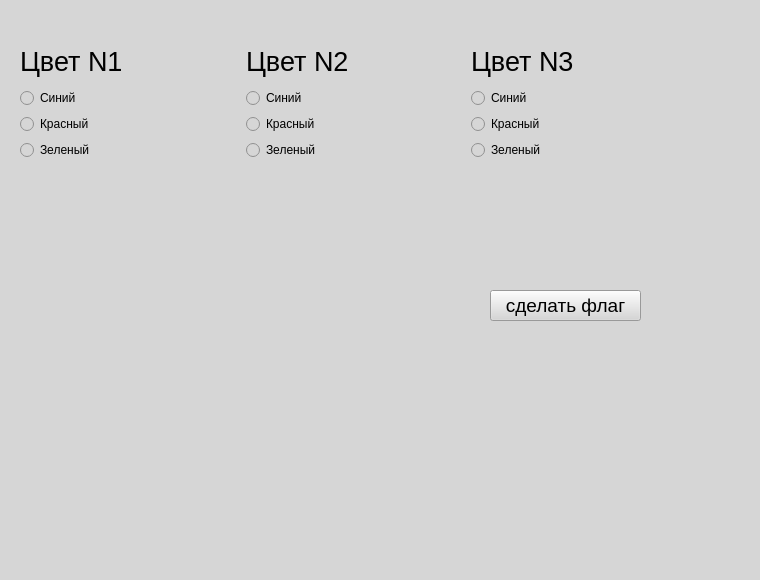
<?xml version="1.0" encoding="UTF-8"?>
<ui version="4.0">
 <class>MainWindow</class>
 <widget class="QMainWindow" name="MainWindow">
  <property name="geometry">
   <rect>
    <x>0</x>
    <y>0</y>
    <width>760</width>
    <height>580</height>
   </rect>
  </property>
  <property name="windowTitle">
   <string>MainWindow</string>
  </property>
  <property name="styleSheet">
   <string notr="true">background-color: rgb(214, 214, 214);</string>
  </property>
  <widget class="QWidget" name="centralwidget">
   <widget class="QPushButton" name="pushButton">
    <property name="geometry">
     <rect>
      <x>490</x>
      <y>290</y>
      <width>151</width>
      <height>31</height>
     </rect>
    </property>
    <property name="font">
     <font>
      <pointsize>14</pointsize>
     </font>
    </property>
    <property name="text">
     <string>сделать флаг</string>
    </property>
   </widget>
   <widget class="QWidget" name="layoutWidget">
    <property name="geometry">
     <rect>
      <x>20</x>
      <y>40</y>
      <width>671</width>
      <height>120</height>
     </rect>
    </property>
    <layout class="QHBoxLayout" name="horizontalLayout">
     <item>
      <layout class="QVBoxLayout" name="verticalLayout">
       <item>
        <widget class="QLabel" name="label">
         <property name="font">
          <font>
           <pointsize>20</pointsize>
          </font>
         </property>
         <property name="text">
          <string>Цвет N1</string>
         </property>
        </widget>
       </item>
       <item>
        <widget class="QRadioButton" name="radioButton">
         <property name="text">
          <string>Синий</string>
         </property>
        </widget>
       </item>
       <item>
        <widget class="QRadioButton" name="radioButton_2">
         <property name="text">
          <string>Красный</string>
         </property>
        </widget>
       </item>
       <item>
        <widget class="QRadioButton" name="radioButton_3">
         <property name="text">
          <string>Зеленый</string>
         </property>
        </widget>
       </item>
      </layout>
     </item>
     <item>
      <layout class="QVBoxLayout" name="verticalLayout_2">
       <item>
        <widget class="QLabel" name="label_2">
         <property name="font">
          <font>
           <pointsize>20</pointsize>
          </font>
         </property>
         <property name="text">
          <string>Цвет N2</string>
         </property>
        </widget>
       </item>
       <item>
        <widget class="QRadioButton" name="radioButton_5">
         <property name="text">
          <string>Синий</string>
         </property>
        </widget>
       </item>
       <item>
        <widget class="QRadioButton" name="radioButton_4">
         <property name="text">
          <string>Красный</string>
         </property>
        </widget>
       </item>
       <item>
        <widget class="QRadioButton" name="radioButton_6">
         <property name="text">
          <string>Зеленый</string>
         </property>
        </widget>
       </item>
      </layout>
     </item>
     <item>
      <layout class="QVBoxLayout" name="verticalLayout_3">
       <item>
        <widget class="QLabel" name="label_3">
         <property name="font">
          <font>
           <pointsize>20</pointsize>
          </font>
         </property>
         <property name="text">
          <string>Цвет N3</string>
         </property>
        </widget>
       </item>
       <item>
        <widget class="QRadioButton" name="radioButton_8">
         <property name="text">
          <string>Синий</string>
         </property>
        </widget>
       </item>
       <item>
        <widget class="QRadioButton" name="radioButton_7">
         <property name="text">
          <string>Красный</string>
         </property>
        </widget>
       </item>
       <item>
        <widget class="QRadioButton" name="radioButton_9">
         <property name="text">
          <string>Зеленый</string>
         </property>
        </widget>
       </item>
      </layout>
     </item>
    </layout>
   </widget>
  </widget>
  <widget class="QMenuBar" name="menubar">
   <property name="geometry">
    <rect>
     <x>0</x>
     <y>0</y>
     <width>760</width>
     <height>21</height>
    </rect>
   </property>
  </widget>
  <widget class="QStatusBar" name="statusbar"/>
 </widget>
 <resources/>
 <connections/>
</ui>
